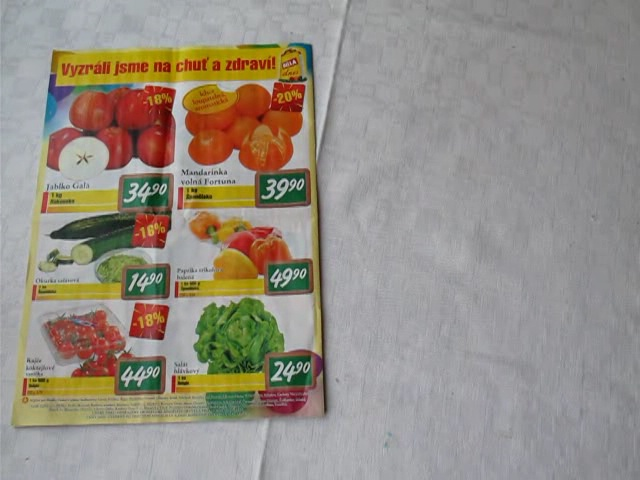
#> input picture assignment_8_9_tracking_template/data/014.jpg, 640 x 480 px, given in place of toy_im_0.png, which was not available
$ python test_kcf.py
#> lines starting #> are read from the running program, lines starting #| are printed output that depends on the picture; pictures that were not available may be replaced by others from this repository, and a replacement may not be noted
### assignment_8_9_tracking_template/kcf.py
import os.path
import cv2
import numpy as np
import typing
from types import SimpleNamespace

def fft2(x):
    return np.fft.fft2(x, axes = [0, 1])

def ifft2(x):
    return np.fft.ifft2(x, axes = [0, 1])

# [7 lines left out: function read_image, not called in this run]

def kcf_train(x: np.array, # training image
              y: np.array, # desired response
              pars: SimpleNamespace):

    k = kernel_correlation(x, x, pars)
    alphaf = fft2(y) / (fft2(k) + pars.lam)
    return alphaf

# [11 lines left out: function kcf_detect, not called in this run]

def kernel_correlation(x1: np.array,
                       x2: np.array,
                       pars: SimpleNamespace):

    c = ifft2( ( fft2(x1).conj() * fft2(x2) ).sum(axis=2) )
    c = c.real
    d = (x1**2).sum() + (x2**2).sum() - 2 * c;

    if pars.kernel_type == 'rbf':
        k = np.exp( (-1 / pars.rbf_sigma**2) * d / d.size);
    elif pars.kernel_type == 'linear':
        k = c;
    else:
        raise Exception('Unknown kernel type: {}'.format(pars.kernel_type))

    return k

def kcf_init(img, bbox, pars):

    # tracker state:
    S = SimpleNamespace()

    # copy init bbox:
    S.x, S.y, S.w, S.h = bbox
    w, h = S.w, S.h

    # define where to place the center of response
    cx, cy = int( w/2 ), int( h/2 )
    # compute target response:
    sigma = max(w, h)/10.0
    x, y = np.meshgrid(np.arange(0, w) - cx, np.arange(0, h) - cy)
    response = np.exp( -(x**2 + y**2)/(2*sigma**2) )

    # store ideal response and its center:
    S.y_response = response
    S.cx = cx
    S.cy = cy
    # ====

    # compute cosine/uniform window for the given size of image:
    if pars.envelope_type == 'cos':
        wx = (1 + np.cos( x / (w/2.0) * np.pi ))/2.0
        wy = (1 + np.cos( y / (h/2.0) * np.pi ))/2.0
        window = wx * wy
    elif pars.envelope_type == 'uniform': # uniform window
        window = np.ones_like(x)
    else:
        raise Exception('Unknown window weighting type: {}'.format(pars.envelope_type))
    S.envelope = np.repeat(window[:,:,np.newaxis], 3, axis=2)

    # initial training patch:
    x, y, w, h = bbox
    S.x_train = img[y:y+h, x:x+w, :]
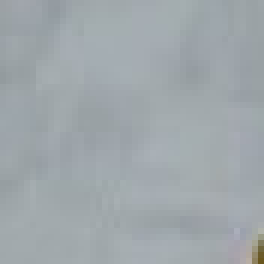
#> S.x_train: shape (44, 44, 3) float64 (shown 6 times larger); mean R, G, B 0.627, 0.656, 0.672

    # the init tracker filter:
    S.alphaf = kcf_train(S.x_train * S.envelope, S.y_response, pars)
#> in kernel_correlation, `c = c.real`:
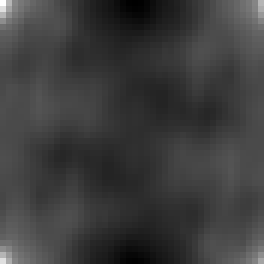
#> c: shape (44, 44) float64 (shown 6 times larger); min 2467.2, max 2471.3, mean 2468.2; drawn with min black and max white
#> in kernel_correlation, `d = (x1**2).sum() + (x2**2).sum() - 2 * c;`:
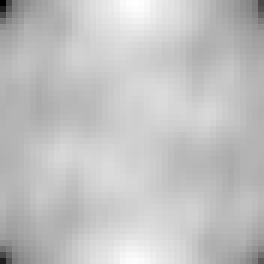
#> d: shape (44, 44) float64 (shown 6 times larger); min 9.09e-13, max 8.16, mean 6.21; drawn with min black and max white
#> in kcf_train, `alphaf = fft2(y) / (fft2(k) + pars.lam)`:
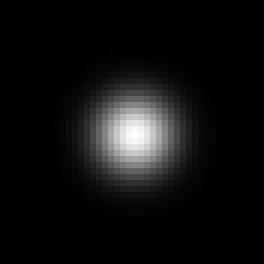
#> y: shape (44, 44) float64 (shown 6 times larger); min 1.39e-11, max 1, mean 0.0628

    return S

def track_kcf(img_next: np.array,
              S: SimpleNamespace,
              pars: SimpleNamespace):

    x, y, w, h = S.x, S.y, S.w, S.h
    z = img_next[y:y+h, x:x+w, :]

    # compute responses for z
    responses = np.zeros_like(z)
    # find the location of the maximum in the responses,
    # From that, compute how the patch has shifted from the previous frame:
    dx = 0
    dy = 0


    # update the position of the bbox:
    S.x += dx
    S.y += dy

    # extract the patch from the current image again, using
    # new estimate of bbox position
    patch_next = np.zeros_like(z)

    # update the training image S.x_train by patch_next (with adaptation)
    S.x_train = 1.0 * S.x_train

    # recompute alphaf for the updated training image:
    # S.alphaf = ...


    # keep responses and current patch in S, to be easily accessible
    # for inspection
    S.responses = responses
    S.patch_next = patch_next
    return dx, dy # just for easy access for testing

### assignment_8_9_tracking_template/test_kcf.py

from kcf import kcf_init, track_kcf
from kcf_params import params

import cv2
import numpy as np
import os.path

translations = [ [0, 0],
                 [3, 0],
                 [0, 3],
                 [7, -3],
                 [-9, 2] ];

def get_test_data(idx):
    fname = os.path.join('test_data_kcf', 'toy_im_%01i.png' % idx)
    img = cv2.imread(fname).astype(float)/255.0
    img = img[:,:,[2,1,0]]
    return img, translations[idx]


pars = params['default']
# do not use cosine weighting in this test:
pars.envelope_type = 'uniform'

# read template image:
img_prev, _ = get_test_data(0)
# define a bbox in it:
bbox = [10, 10, 44, 44] # x, y, w, h

# initialize the tracker
S = kcf_init(img_prev, bbox, pars)

# read next image:
test_idx = 3 # possible values: 0..4 (0 = no shift)
img_next, true_translation = get_test_data(test_idx)
#> call 2 of get_test_data, with idx = 3
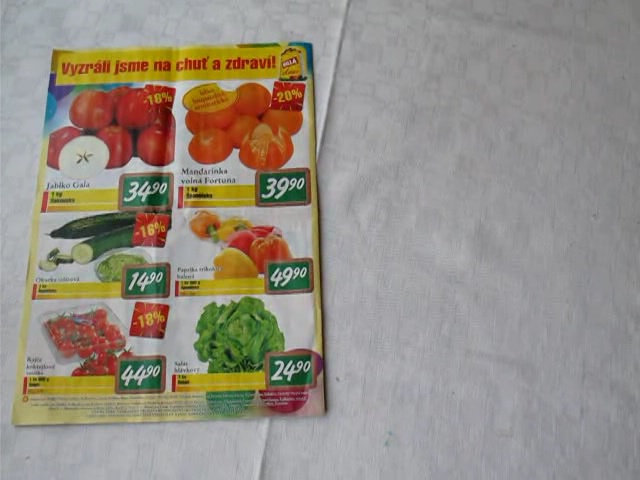
#> input picture assignment_8_9_tracking_template/data/017.jpg, 640 x 480 px, given in place of toy_im_3.png, which was not available
#> true_translation = [7, -3]

# call the tracker:
estim_translation = track_kcf(img_next, S, pars)
#> estim_translation = (0, 0)

print('True translation:      %1.2f, %1.2f' % (true_translation[0], true_translation[1]))
#| True translation:      7.00, -3.00
print('Estimated translation: %1.2f, %1.2f' % (estim_translation[0], estim_translation[1]))
#| Estimated translation: 0.00, 0.00
